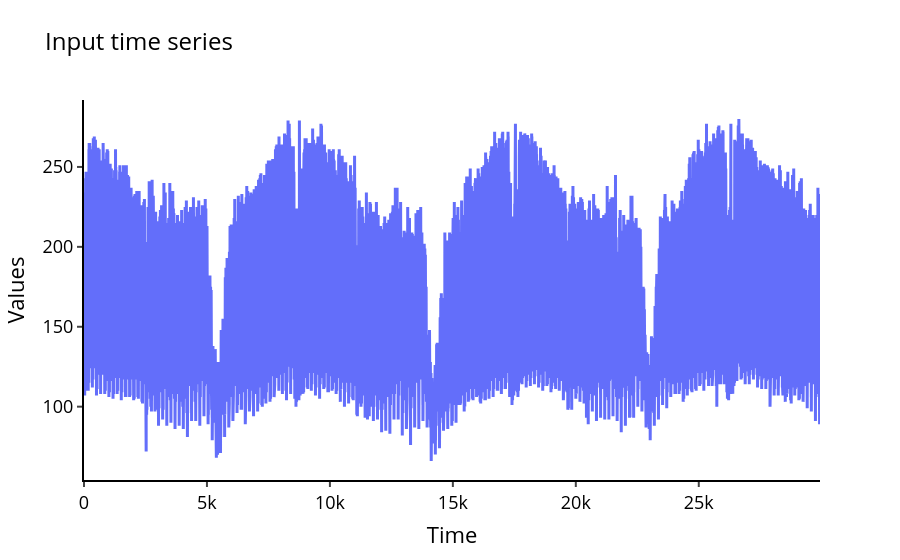

Source (notebook cell):
### Markdown cell above
Визуализируйте временной ряд, используя функцию `plot_ts()` из модуля *plot.py*.

### Code cell
plot_ts(ts, "Input time series")

### Figure 1 — Plotly figure (JSON) as saved in the notebook; plotly's stock layout.template omitted (floating-point values rounded to 4 significant figures; data arrays with more than 128 entries replaced by an {"elided": "..."} marker saying what was removed)
{"data": [{"line": {"width": 3}, "type": "scatter", "x": {"elided": "29931 int values"}, "y": {"elided": "29931 float values"}}], "layout": {"autosize": true, "legend": {"font": {"color": "black", "size": 20}}, "paper_bgcolor": "rgba(0, 0, 0, 0)", "plot_bgcolor": "rgba(0, 0, 0, 0)", "title": {"font": {"color": "black", "size": 24}, "text": "Input time series"}, "xaxis": {"autorange": true, "linecolor": "#000", "linewidth": 2, "range": [0, 29930], "showgrid": false, "tickfont": {"color": "black", "size": 18}, "ticks": "outside", "tickwidth": 2, "title": {"font": {"color": "black", "size": 22}, "text": "Time"}, "type": "linear"}, "yaxis": {"autorange": true, "linecolor": "#000", "linewidth": 2, "range": [54.11, 291.9], "showgrid": false, "tickfont": {"color": "black", "size": 18}, "ticks": "outside", "tickwidth": 2, "title": {"font": {"color": "black", "size": 22}, "text": "Values"}, "type": "linear", "zeroline": false}}}
